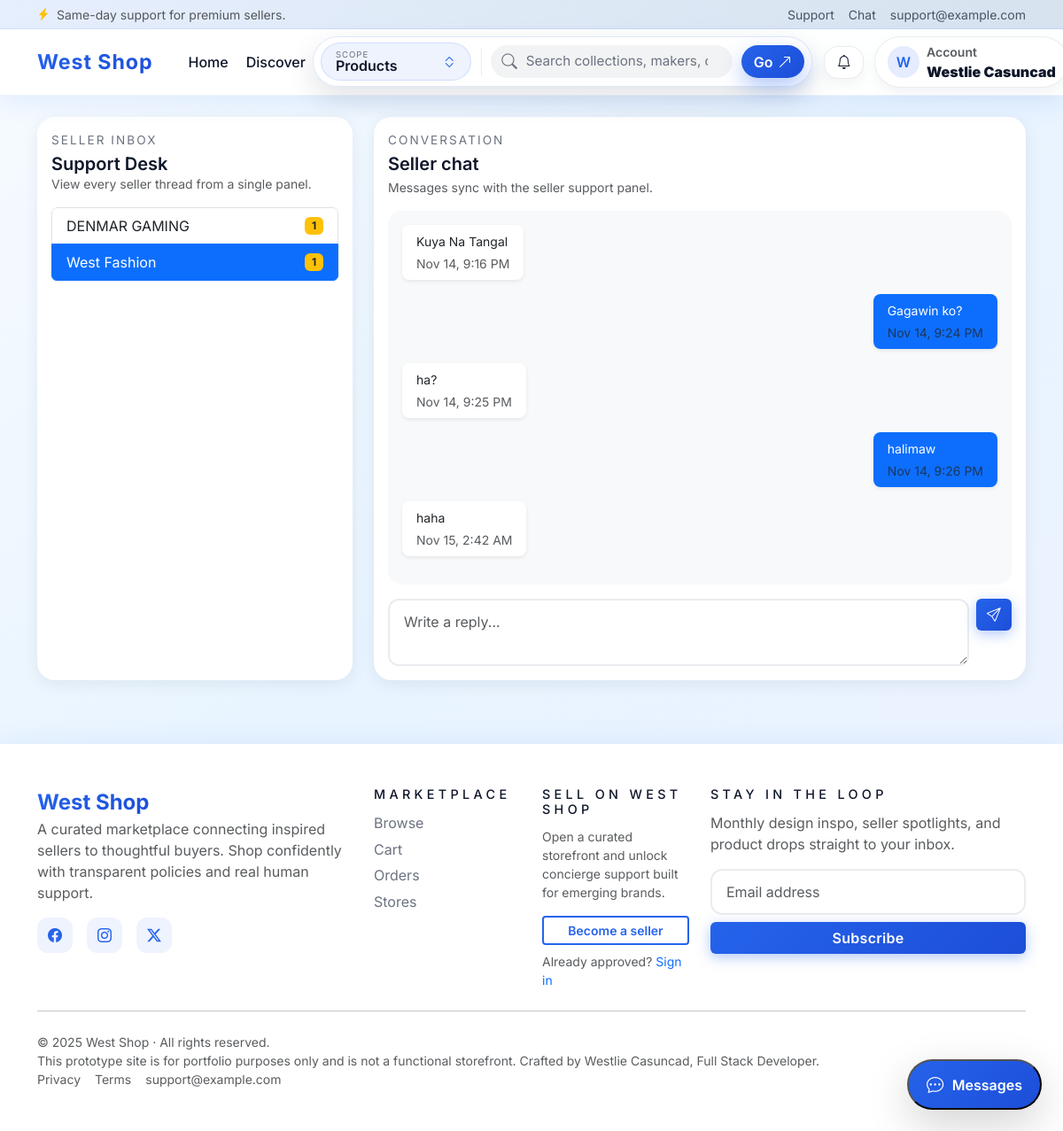
/admin/chat.php?seller=2 (signed in), run on the app's committed database.
### tables this page shows
CREATE TABLE `users` (
  `user_id` int(11) NOT NULL,
  `role` enum('buyer','seller','admin') NOT NULL,
  `name` varchar(100) NOT NULL,
  `email` varchar(100) NOT NULL,
  `password` varchar(255) NOT NULL,
  `phone` varchar(20) DEFAULT NULL,
  `address` text DEFAULT NULL,
  `status` enum('pending','approved','rejected') DEFAULT 'pending',
  `created_at` timestamp NOT NULL DEFAULT current_timestamp()
);

CREATE TABLE `chat_messages` (
  `message_id` int(11) NOT NULL,
  `sender_id` int(11) NOT NULL,
  `receiver_id` int(11) NOT NULL,
  `message` text NOT NULL,
  `is_read` tinyint(1) NOT NULL DEFAULT 0,
  `timestamp` timestamp NOT NULL DEFAULT current_timestamp()
);

### includes/config.php (called while the page is built, shortened)
<?php
function base_url(string $path = ''): string {
    $base = rtrim(BASE_PATH, '/');
    $path = ltrim($path, '/');
    return $base . '/' . $path;
}
?>

### includes/functions.php (called while the page is built, shortened)
<?php
require_once __DIR__ . '/config.php';
function e(string $s): string { return htmlspecialchars($s, ENT_QUOTES, 'UTF-8'); }

### includes/auth.php (called while the page is built, shortened)
<?php
require_once __DIR__ . '/config.php';
require_once __DIR__ . '/functions.php';
function current_user(): ?array {
    return $_SESSION['user'] ?? null;
}

### admin/chat.php (the view, shortened to what this page needs)
<?php
require_once __DIR__ . '/../includes/config.php';
require_once __DIR__ . '/../includes/auth.php';
require_once __DIR__ . '/../includes/functions.php';
$u = current_user();
$sellerStmt = $pdo->query('SELECT u.user_id, COALESCE(NULLIF(sp.shop_name, ""), u.name) AS store_name
  FROM users u
  LEFT JOIN seller_profiles sp ON sp.seller_id = u.user_id
  WHERE u.role = "seller"
  ORDER BY store_name ASC');
$sellers = $sellerStmt->fetchAll();
$defaultSellerId = $sellers ? (int)$sellers[0]['user_id'] : 0;
$sellerId = (int)($_GET['seller'] ?? $defaultSellerId);
$unreadMap = [];
$unreadStmt = $pdo->prepare('SELECT sender_id, COUNT(*) AS unread
    FROM chat_messages
    WHERE receiver_id = ? AND is_read = 0
    GROUP BY sender_id');
$unreadStmt->execute([$u['user_id']]);
foreach ($unreadStmt->fetchAll() as $row) {
    $unreadMap[(int)$row['sender_id']] = (int)$row['unread'];
}
$conversation = [];
if ($sellerId > 0) {
    $stmt = $pdo->prepare('SELECT * FROM chat_messages WHERE (sender_id=? AND receiver_id=?) OR (sender_id=? AND receiver_id=?) ORDER BY timestamp ASC');
    $stmt->execute([$u['user_id'], $sellerId, $sellerId, $u['user_id']]);
    $conversation = $stmt->fetchAll();
}
include __DIR__ . '/../templates/header.php';
?>
<div class="row g-4 align-items-stretch">
  <div class="col-lg-4">
    <div class="card h-100">
      <div class="card-body d-flex flex-column gap-3">
        <div>
          <p class="section-label mb-1">Seller inbox</p>
          <h5 class="mb-0">Support Desk</h5>
          <p class="text-muted small mb-0">View every seller thread from a single panel.</p>
        </div>
        <div class="list-group flex-grow-1 overflow-auto">
          <?php foreach ($sellers as $seller):
            $sid = (int)$seller['user_id'];
            $isActive = ($sid === $sellerId);
            $unread = $unreadMap[$sid] ?? 0;
          ?>
            <a class="list-group-item list-group-item-action d-flex justify-content-between align-items-center <?php echo $isActive ? 'active' : ''; ?>" href="<?php echo e(base_url('admin/chat.php?seller=' . $sid)); ?>">
              <span><?php echo e($seller['store_name']); ?></span>
              <?php if($unread > 0): ?><span class="badge bg-warning text-dark"><?php echo $unread; ?></span><?php endif; ?>
            </a>
          <?php endforeach; ?>
        </div>
      </div>
    </div>
  </div>
  <div class="col-lg-8">
    <div class="card h-100">
      <div class="card-body d-flex flex-column gap-3">
        <div>
          <p class="section-label mb-1">Conversation</p>
          <h5 class="mb-1">Seller chat</h5>
          <p class="text-muted small mb-0">Messages sync with the seller support panel.</p>
        </div>
        <div class="flex-grow-1 bg-light rounded-4 p-3" style="min-height:320px; overflow:auto;" data-chat-scroll>
          <div id="admin-chat-thread" data-partner="<?php echo (int)$sellerId; ?>" data-endpoint="<?php echo e(base_url('public/chat_poll.php')); ?>" data-self="<?php echo (int)$u['user_id']; ?>">
            <div class="chat-thread-body">
              <?php foreach ($conversation as $msg): ?>
                <?php $isAdmin = ($msg['sender_id'] === (int)$u['user_id']); ?>
                <div class="mb-3 d-flex <?php echo $isAdmin ? 'justify-content-end' : ''; ?>">
                  <div class="px-3 py-2 rounded-3 shadow-sm <?php echo $isAdmin ? 'bg-primary text-white' : 'bg-white'; ?>" style="max-width:80%;">
                    <div class="small"><?php echo nl2br(e($msg['message'])); ?></div>
                    <div class="text-muted small mt-1"><?php echo date('M j, g:i A', strtotime($msg['timestamp'])); ?></div>
                  </div>
                </div>
              <?php endforeach; ?>
            </div>
          </div>
        </div>
        <?php if($sellerId > 0): ?>
        <form method="post" class="d-flex gap-2 align-items-start">
          <textarea class="form-control" name="message" rows="2" placeholder="Write a reply..." required></textarea>
          <button class="btn btn-primary">
            <i class="bi bi-send"></i>
          </button>
        </form>
        <?php endif; ?>
      </div>
    </div>
  </div>
</div>
<?php include __DIR__ . '/../templates/footer.php'; ?>

### assets/css/theme.css (style rules this page uses)
:root { --primary: #2563eb; --primary-dark: #1d4ed8; --primary-light: #9db5ff; --accent: #facc15; --accent-dark: #f59e0b; --mint: #34d399; --mint-dark: #047857; --rose: #fb7185; --rose-dark: #9f1239; --bg-soft: #f4f7ff; --bg-muted: #e6edff; --text: #0f172a; --text-light: #6b7280; --card-radius: 1.25rem; --shadow-sm: 0 4px 18px rgba(15, 23, 42, 0.07); --shadow-md: 0 12px 32px rgba(37, 99, 235, 0.18); --shadow-lg: 0 18px 50px rgba(37, 99, 235, 0.25); }
*, *::before, *::after { box-sizing: border-box; transition: all 0.2s ease; }
body { font-family: 'Inter', 'Poppins', system-ui, -apple-system, BlinkMacSystemFont, 'Segoe UI', sans-serif; background: linear-gradient(135deg, #f7fbff 0%, #e8f4ff 45%, #ecf2ff 100%); min-height: 100vh; color: var(--text); overflow-x: hidden; }
.bg-soft { background-color: var(--bg-soft) !important; }
.btn-primary { background: linear-gradient(135deg, var(--primary) 0%, var(--primary-dark) 100%); border: none; box-shadow: 0 4px 15px rgba(37, 99, 235, 0.35); font-weight: 600; letter-spacing: 0.3px; color: #fff !important; }
.card { border: 0; border-radius: var(--card-radius); box-shadow: var(--shadow-sm); overflow: hidden; background: #fff; }
.form-control, .form-select { border-radius: 0.75rem; border: 2px solid #e9ecef; padding: 0.75rem 1rem; font-weight: 400; background: #fff; }
h5, h4, h3, h2, h1 { color: var(--text); font-weight: 600; }
.section-label { font-size: 0.85rem; text-transform: uppercase; letter-spacing: 0.15em; color: var(--text-light); }

### data on the page
users: store_name "DENMAR GAMING", user_id "1"
users: store_name "West Fashion", user_id "1"
chat_messages: message "Kuya Na Tangal", timestamp "Nov 14, 9:16 PM"
chat_messages: message "Gagawin ko?", timestamp "Nov 14, 9:24 PM"
chat_messages: message "ha?", timestamp "Nov 14, 9:25 PM"
chat_messages: message "halimaw", timestamp "Nov 14, 9:26 PM"
chat_messages: message "haha", timestamp "Nov 15, 2:42 AM"

### other printed values
APP_NAME "West Shop"
$item['label'] "Home"
$item['label'] "Discover"
substr($u['name'],0,1) "W"
$u['name'] "Westlie Casuncad"
APP_NAME "WEST SHOP"
